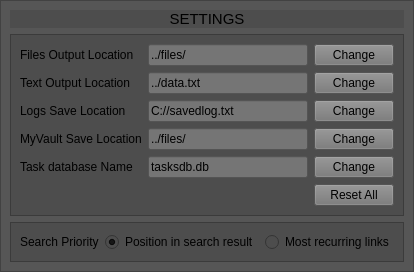
           <widget class="QWidget" name="SettingsPage">
            <layout class="QVBoxLayout" name="verticalLayout_15">
             <property name="spacing">
              <number>2</number>
             </property>
             <property name="margin">
              <number>0</number>
             </property>
             <item>
              <widget class="QFrame" name="frame_12">
               <property name="styleSheet">
                <string notr="true">background-color: rgb(86, 86, 86)</string>
               </property>
               <property name="frameShape">
                <enum>QFrame::StyledPanel</enum>
               </property>
               <property name="frameShadow">
                <enum>QFrame::Raised</enum>
               </property>
               <layout class="QVBoxLayout" name="verticalLayout_18" stretch="1,10,0">
                <item>
                 <widget class="QLabel" name="label_5">
                  <property name="font">
                   <font>
                    <pointsize>11</pointsize>
                   </font>
                  </property>
                  <property name="cursor">
                   <cursorShape>PointingHandCursor</cursorShape>
                  </property>
                  <property name="styleSheet">
                   <string notr="true">background-color: rgb(77, 77, 77);</string>
                  </property>
                  <property name="frameShadow">
                   <enum>QFrame::Plain</enum>
                  </property>
                  <property name="text">
                   <string>SETTINGS</string>
                  </property>
                  <property name="alignment">
                   <set>Qt::AlignCenter</set>
                  </property>
                 </widget>
                </item>
                <item>
                 <widget class="QFrame" name="frame_15">
                  <property name="styleSheet">
                   <string notr="true">background-color: rgb(77, 77, 77);</string>
                  </property>
                  <property name="frameShape">
                   <enum>QFrame::StyledPanel</enum>
                  </property>
                  <property name="frameShadow">
                   <enum>QFrame::Raised</enum>
                  </property>
                  <property name="lineWidth">
                   <number>5</number>
                  </property>
                  <layout class="QGridLayout" name="gridLayout_2" columnstretch="1,2,1">
                   <item row="2" column="2">
                    <widget class="QPushButton" name="ch_tl">
                     <property name="styleSheet">
                      <string notr="true">background-color: rgb(117, 117, 117);</string>
                     </property>
                     <property name="text">
                      <string>Change</string>
                     </property>
                    </widget>
                   </item>
                   <item row="4" column="2">
                    <widget class="QPushButton" name="ch_ml">
                     <property name="styleSheet">
                      <string notr="true">background-color: rgb(117, 117, 117);</string>
                     </property>
                     <property name="text">
                      <string>Change</string>
                     </property>
                    </widget>
                   </item>
                   <item row="5" column="2">
                    <widget class="QPushButton" name="ch_tn">
                     <property name="styleSheet">
                      <string notr="true">background-color: rgb(117, 117, 117);</string>
                     </property>
                     <property name="text">
                      <string>Change</string>
                     </property>
                    </widget>
                   </item>
                   <item row="3" column="2">
                    <widget class="QPushButton" name="ch_ll">
                     <property name="styleSheet">
                      <string notr="true">background-color: rgb(117, 117, 117);</string>
                     </property>
                     <property name="text">
                      <string>Change</string>
                     </property>
                    </widget>
                   </item>
                   <item row="1" column="1">
                    <widget class="QLineEdit" name="text_fl">
                     <property name="styleSheet">
                      <string notr="true">background-color: rgb(117, 117, 117);</string>
                     </property>
                     <property name="text">
                      <string>../files/</string>
                     </property>
                    </widget>
                   </item>
                   <item row="2" column="1">
                    <widget class="QLineEdit" name="text_tl">
                     <property name="styleSheet">
                      <string notr="true">background-color: rgb(117, 117, 117);</string>
                     </property>
                     <property name="text">
                      <string>../data.txt</string>
                     </property>
                    </widget>
                   </item>
                   <item row="4" column="1">
                    <widget class="QLineEdit" name="text_ml">
                     <property name="styleSheet">
                      <string notr="true">background-color: rgb(117, 117, 117);</string>
                     </property>
                     <property name="text">
                      <string>../files/</string>
                     </property>
                    </widget>
                   </item>
                   <item row="3" column="1">
                    <widget class="QLineEdit" name="text_ll">
                     <property name="styleSheet">
                      <string notr="true">background-color: rgb(117, 117, 117);</string>
                     </property>
                     <property name="text">
                      <string>C://savedlog.txt</string>
                     </property>
                    </widget>
                   </item>
                   <item row="1" column="0">
                    <widget class="QLabel" name="label_7">
                     <property name="text">
                      <string>Files Output Location</string>
                     </property>
                    </widget>
                   </item>
                   <item row="2" column="0">
                    <widget class="QLabel" name="label_8">
                     <property name="text">
                      <string>Text Output Location</string>
                     </property>
                    </widget>
                   </item>
                   <item row="3" column="0">
                    <widget class="QLabel" name="label_9">
                     <property name="text">
                      <string>Logs Save Location</string>
                     </property>
                    </widget>
                   </item>
                   <item row="4" column="0">
                    <widget class="QLabel" name="label_10">
                     <property name="text">
                      <string>MyVault Save Location</string>
                     </property>
                    </widget>
                   </item>
                   <item row="5" column="1">
                    <widget class="QLineEdit" name="text_tn">
                     <property name="styleSheet">
                      <string notr="true">background-color: rgb(117, 117, 117);</string>
                     </property>
                     <property name="text">
                      <string>tasksdb.db</string>
                     </property>
                    </widget>
                   </item>
                   <item row="5" column="0">
                    <widget class="QLabel" name="label_11">
                     <property name="text">
                      <string>Task database Name</string>
                     </property>
                    </widget>
                   </item>
                   <item row="1" column="2">
                    <widget class="QPushButton" name="ch_fl">
                     <property name="styleSheet">
                      <string notr="true">background-color: rgb(117, 117, 117);</string>
                     </property>
                     <property name="text">
                      <string>Change</string>
                     </property>
                    </widget>
                   </item>
                   <item row="6" column="2">
                    <widget class="QPushButton" name="ch_re">
                     <property name="styleSheet">
                      <string notr="true">background-color: rgb(117, 117, 117);</string>
                     </property>
                     <property name="text">
                      <string>Reset All</string>
                     </property>
                    </widget>
                   </item>
                  </layout>
                 </widget>
                </item>
                <item>
                 <widget class="QFrame" name="frame_16">
                  <property name="styleSheet">
                   <string notr="true">background-color: rgb(77, 77, 77);</string>
                  </property>
                  <property name="frameShape">
                   <enum>QFrame::StyledPanel</enum>
                  </property>
                  <property name="frameShadow">
                   <enum>QFrame::Raised</enum>
                  </property>
                  <layout class="QGridLayout" name="gridLayout_3">
                   <item row="0" column="1">
                    <widget class="QRadioButton" name="sp_seo">
                     <property name="text">
                      <string>Position in search result</string>
                     </property>
                     <property name="checked">
                      <bool>true</bool>
                     </property>
                    </widget>
                   </item>
                   <item row="0" column="0">
                    <widget class="QLabel" name="label_6">
                     <property name="text">
                      <string>Search Priority</string>
                     </property>
                    </widget>
                   </item>
                   <item row="0" column="2">
                    <widget class="QRadioButton" name="sp_rec">
                     <property name="text">
                      <string>Most recurring links</string>
                     </property>
                    </widget>
                   </item>
                  </layout>
                 </widget>
                </item>
               </layout>
              </widget>
             </item>
            </layout>
           </widget>
